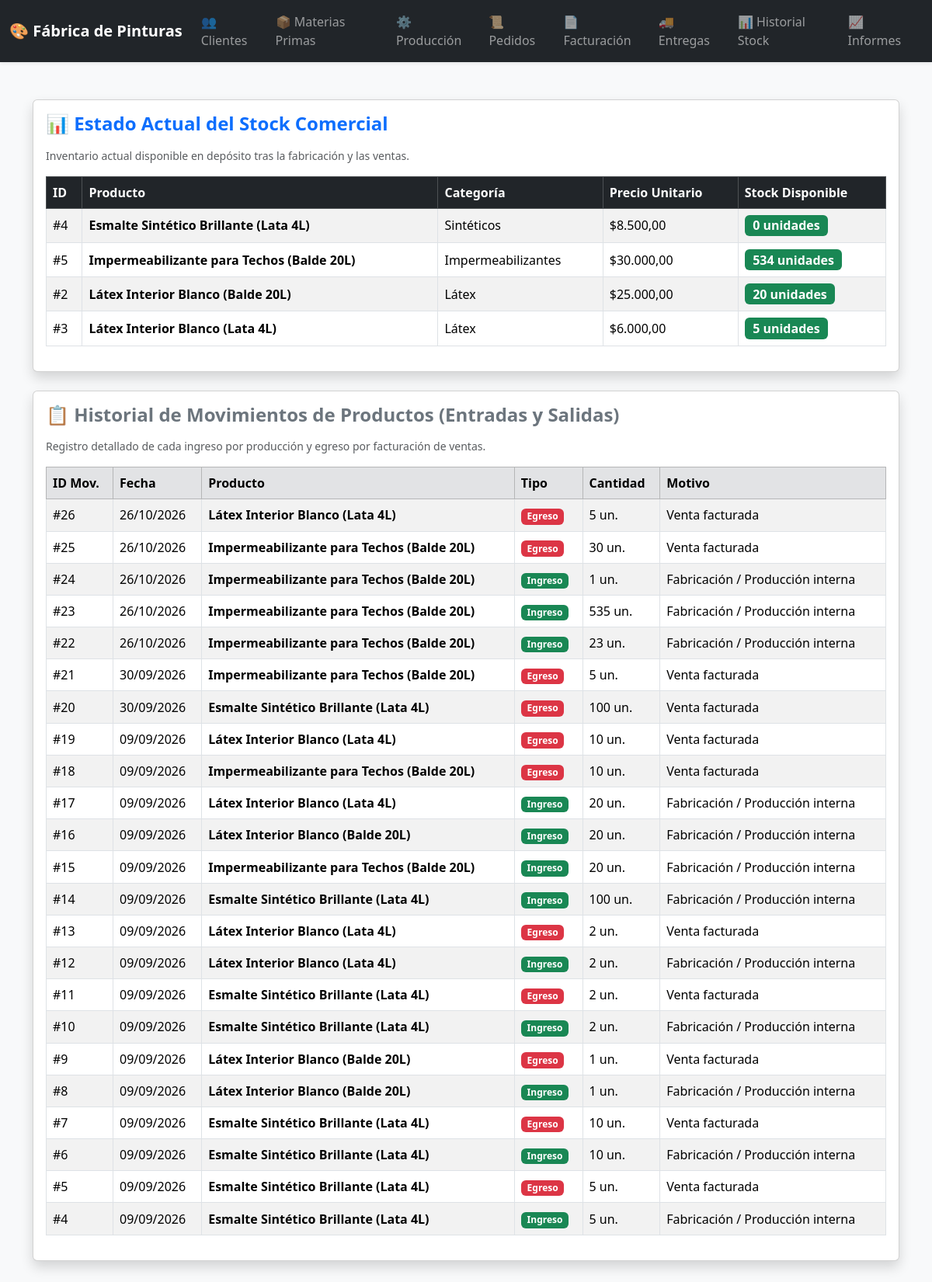
The page /stock.php on the database its author committed.
### tables this page shows
CREATE TABLE `productos` (
  `id` int(11) NOT NULL,
  `nombre` varchar(100) DEFAULT NULL,
  `descripcion` varchar(150) DEFAULT NULL,
  `precio` decimal(10,2) DEFAULT NULL,
  `stock` int(11) DEFAULT NULL,
  `categoria` varchar(100) DEFAULT NULL
);

CREATE TABLE `movimientos_stock` (
  `id` int(11) NOT NULL,
  `producto_id` int(11) DEFAULT NULL,
  `tipo` varchar(50) DEFAULT NULL,
  `cantidad` int(11) DEFAULT NULL,
  `fecha` date DEFAULT NULL,
  `motivo` varchar(150) DEFAULT NULL
);

### stock.php (the view, shortened to what this page needs)
<?php
include("conexion.php");
$movimientosStock = $conexion->query("
    SELECT
        ms.id,
        ms.tipo,
        ms.cantidad,
        ms.fecha,
        ms.motivo,
        p.nombre AS producto,
        p.categoria,
        p.stock AS stock_actual_producto
    FROM movimientos_stock ms
    INNER JOIN productos p ON ms.producto_id = p.id
    ORDER BY ms.id DESC
");
$productosStock = $conexion->query("
    SELECT id, nombre, categoria, precio, stock
    FROM productos
    ORDER BY nombre ASC
");
?>
<!DOCTYPE html>
<html lang="es">
<head>
    <link href="https://cdn.jsdelivr.net/npm/bootstrap@5.3.3/dist/css/bootstrap.min.css" rel="stylesheet">
</head>
<body class="bg-light">
<?php include("menu.php"); ?>
<div class="container mt-5">
    <div class="card shadow mb-4">
        <div class="card-body">
            <h1 class="h4 mb-3 text-primary fw-bold">📊 Estado Actual del Stock Comercial</h1>
            <p class="text-muted small">Inventario actual disponible en depósito tras la fabricación y las ventas.</p>
            <div class="table-responsive">
                <table class="table table-bordered table-striped align-middle">
                    <thead class="table-dark">
                        <tr>
                            <th>ID</th>
                            <th>Producto</th>
                            <th>Categoría</th>
                            <th>Precio Unitario</th>
                            <th>Stock Disponible</th>
                        </tr>
                    </thead>
                    <tbody>
                        <?php if ($productosStock->num_rows == 0) { ?>
                            <tr>
                                <td colspan="5" class="text-center text-muted py-3">No hay productos registrados en el sistema.</td>
                            </tr>
                        <?php } else { ?>
                            <?php while($prod = $productosStock->fetch_assoc()) { ?>
                                <tr>
                                    <td>#<?php echo $prod['id']; ?></td>
                                    <td><strong><?php echo $prod['nombre']; ?></strong></td>
                                    <td><?php echo $prod['categoria']; ?></td>
                                    <td>$<?php echo number_format($prod['precio'], 2, ',', '.'); ?></td>
                                    <td>
                                        <span class="badge bg-success fs-6">
                                            <?php echo $prod['stock']; ?> unidades
                                        </span>
                                    </td>
                                </tr>
                            <?php } ?>
                        <?php } ?>
                    </tbody>
                </table>
            </div>
        </div>
    </div>
    <div class="card shadow mb-5">
        <div class="card-body">
            <h2 class="h4 mb-3 text-secondary fw-bold">📋 Historial de Movimientos de Productos (Entradas y Salidas)</h2>
            <p class="text-muted small">Registro detallado de cada ingreso por producción y egreso por facturación de ventas.</p>
            <div class="table-responsive">
                <table class="table table-bordered table-striped align-middle">
                    <thead class="table-secondary">
                        <tr>
                            <th>ID Mov.</th>
                            <th>Fecha</th>
                            <th>Producto</th>
                            <th>Tipo</th>
                            <th>Cantidad</th>
                            <th>Motivo</th>
                        </tr>
                    </thead>
                    <tbody>
                        <?php if ($movimientosStock->num_rows == 0) { ?>
                            <tr>
                                <td colspan="6" class="text-center text-muted py-3">No hay movimientos de stock registrados todavía.</td>
                            </tr>
                        <?php } else { ?>
                            <?php while($mov = $movimientosStock->fetch_assoc()) { ?>
                                <tr>
                                    <td>#<?php echo $mov['id']; ?></td>
                                    <td><?php echo date("d/m/Y", strtotime($mov['fecha'])); ?></td>
                                    <td><strong><?php echo $mov['producto']; ?></strong></td>
                                    <td>
                                        <span class="badge <?php echo $mov['tipo'] == 'ingreso' ? 'bg-success' : 'bg-danger'; ?>">
                                            <?php echo ucfirst($mov['tipo']); ?>
                                        </span>
                                    </td>
                                    <td><?php echo $mov['cantidad']; ?> un.</td>
                                    <td><?php echo $mov['motivo']; ?></td>
                                </tr>
                            <?php } ?>
                        <?php } ?>
                    </tbody>
                </table>
            </div>
        </div>
    </div>
</div>
</body>
</html>

### rows shown on the page
productos: id "4", nombre "Esmalte Sintético Brillante (Lata 4L)", categoria "Sintéticos", precio "8.500,00", stock "0"
productos: id "5", nombre "Impermeabilizante para Techos (Balde 20L)", categoria "Impermeabilizantes", precio "30.000,00", stock "534"
productos: id "2", nombre "Látex Interior Blanco (Balde 20L)", categoria "Látex", precio "25.000,00", stock "20"
productos: id "3", nombre "Látex Interior Blanco (Lata 4L)", categoria "Látex", precio "6.000,00", stock "5"
movimientos_stock: id "26", fecha "26/10/2026", producto.nombre "Látex Interior Blanco (Lata 4L)", tipo "Egreso", cantidad "5", motivo "Venta facturada"
movimientos_stock: id "25", fecha "26/10/2026", producto.nombre "Impermeabilizante para Techos (Balde 20L)", tipo "Egreso", cantidad "30", motivo "Venta facturada"
movimientos_stock: id "24", fecha "26/10/2026", producto.nombre "Impermeabilizante para Techos (Balde 20L)", tipo "Ingreso", cantidad "1", motivo "Fabricación / Producción interna"
movimientos_stock: id "23", fecha "26/10/2026", producto.nombre "Impermeabilizante para Techos (Balde 20L)", tipo "Ingreso", cantidad "535", motivo "Fabricación / Producción interna"
movimientos_stock: id "22", fecha "26/10/2026", producto.nombre "Impermeabilizante para Techos (Balde 20L)", tipo "Ingreso", cantidad "23", motivo "Fabricación / Producción interna"
movimientos_stock: id "21", fecha "30/09/2026", producto.nombre "Impermeabilizante para Techos (Balde 20L)", tipo "Egreso", cantidad "5", motivo "Venta facturada"
movimientos_stock: id "20", fecha "30/09/2026", producto.nombre "Esmalte Sintético Brillante (Lata 4L)", tipo "Egreso", cantidad "100", motivo "Venta facturada"
movimientos_stock: id "19", fecha "09/09/2026", producto.nombre "Látex Interior Blanco (Lata 4L)", tipo "Egreso", cantidad "10", motivo "Venta facturada"
movimientos_stock: id "18", fecha "09/09/2026", producto.nombre "Impermeabilizante para Techos (Balde 20L)", tipo "Egreso", cantidad "10", motivo "Venta facturada"
movimientos_stock: id "17", fecha "09/09/2026", producto.nombre "Látex Interior Blanco (Lata 4L)", tipo "Ingreso", cantidad "20", motivo "Fabricación / Producción interna"
movimientos_stock: id "16", fecha "09/09/2026", producto.nombre "Látex Interior Blanco (Balde 20L)", tipo "Ingreso", cantidad "20", motivo "Fabricación / Producción interna"
movimientos_stock: id "15", fecha "09/09/2026", producto.nombre "Impermeabilizante para Techos (Balde 20L)", tipo "Ingreso", cantidad "20", motivo "Fabricación / Producción interna"
movimientos_stock: id "14", fecha "09/09/2026", producto.nombre "Esmalte Sintético Brillante (Lata 4L)", tipo "Ingreso", cantidad "100", motivo "Fabricación / Producción interna"
movimientos_stock: id "13", fecha "09/09/2026", producto.nombre "Látex Interior Blanco (Lata 4L)", tipo "Egreso", cantidad "2", motivo "Venta facturada"
movimientos_stock: id "12", fecha "09/09/2026", producto.nombre "Látex Interior Blanco (Lata 4L)", tipo "Ingreso", cantidad "2", motivo "Fabricación / Producción interna"
movimientos_stock: id "11", fecha "09/09/2026", producto.nombre "Esmalte Sintético Brillante (Lata 4L)", tipo "Egreso", cantidad "2", motivo "Venta facturada"
movimientos_stock: id "10", fecha "09/09/2026", producto.nombre "Esmalte Sintético Brillante (Lata 4L)", tipo "Ingreso", cantidad "2", motivo "Fabricación / Producción interna"
movimientos_stock: id "9", fecha "09/09/2026", producto.nombre "Látex Interior Blanco (Balde 20L)", tipo "Egreso", cantidad "1", motivo "Venta facturada"
movimientos_stock: id "8", fecha "09/09/2026", producto.nombre "Látex Interior Blanco (Balde 20L)", tipo "Ingreso", cantidad "1", motivo "Fabricación / Producción interna"
movimientos_stock: id "7", fecha "09/09/2026", producto.nombre "Esmalte Sintético Brillante (Lata 4L)", tipo "Egreso", cantidad "10", motivo "Venta facturada"
movimientos_stock: id "6", fecha "09/09/2026", producto.nombre "Esmalte Sintético Brillante (Lata 4L)", tipo "Ingreso", cantidad "10", motivo "Fabricación / Producción interna"
movimientos_stock: id "5", fecha "09/09/2026", producto.nombre "Esmalte Sintético Brillante (Lata 4L)", tipo "Egreso", cantidad "5", motivo "Venta facturada"
movimientos_stock: id "4", fecha "09/09/2026", producto.nombre "Esmalte Sintético Brillante (Lata 4L)", tipo "Ingreso", cantidad "5", motivo "Fabricación / Producción interna"
